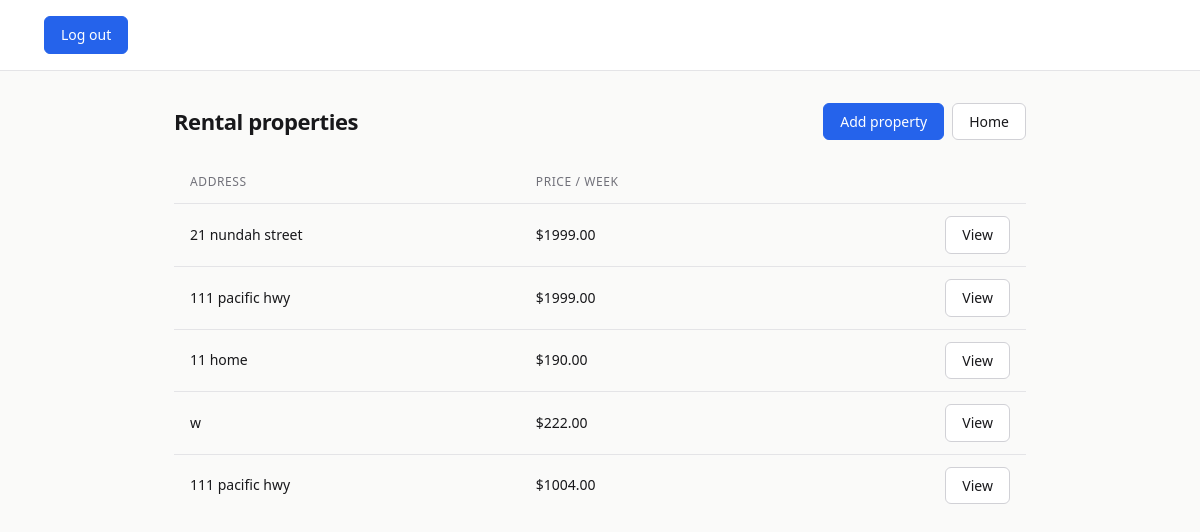
The app's page /propertytrack/rentals/, older data.
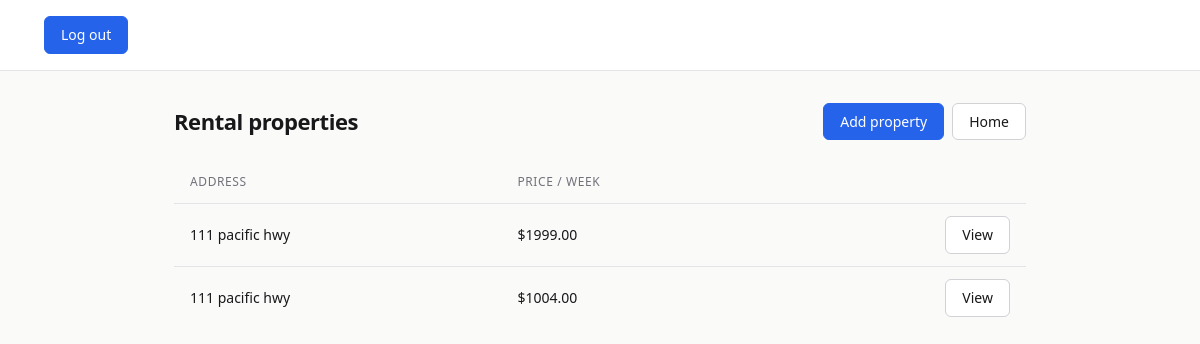
The same page, newer data.
### propertytrack/models.py (models this page shows, shortened)
class Rental(models.Model):
    address = models.CharField(max_length=255)
    rent_amount = models.DecimalField(max_digits=8, decimal_places=2)
    is_archived = models.BooleanField(default=False)
    created_at = models.DateTimeField(auto_now_add=True)

### propertytrack/views.py (the view)
# urls.py: path("rentals/", views.rental_list, name="rental_list"),
def rental_list(request):
    rentals = Rental.objects.filter(is_archived=False)
    return render(request, 'propertytrack/rentals/list.html', {'rentals': rentals})

### propertytrack/templates/propertytrack/rentals/list.html (shortened to what this page needs)
{% extends 'propertytrack/base.html' %}
{% block content %}
<div style="display: flex; justify-content: space-between; align-items: center; margin-bottom: 20px;">
    <h2>Rental properties</h2>
    <div style="display: flex; gap: 8px;">
        <a href="{% url 'propertytrack:rental_create' %}" class="btn btn-primary">Add property</a>
        <a href="{% url 'propertytrack:home' %}" class="btn">Home</a>
    </div>
</div>
<div class="table-wrap">
    {% if rentals %}
    <table>
        <thead>
            <tr>
                <th>Address</th>
                <th>Price / week</th>
                <th></th>
            </tr>
        </thead>
        <tbody>
            {% for rental in rentals %}
            <tr>
                <td>{{ rental.address }}</td>
                <td>${{ rental.rent_amount }}</td>
                <td style="text-align: right;">
                    <a href="{% url 'propertytrack:rental_detail' rental.id %}" class="btn btn-sm">View</a>
                </td>
            </tr>
            {% endfor %}
        </tbody>
    </table>
    {% else %}
    <p style="padding: 20px; color: var(--color-muted); font-size: 14px;">No properties yet. Add one to get started.</p>
    {% endif %}
</div>
{% endblock %}

Row changes from the older to the newer data that the page shows:
no longer on this page (row edited): Rental: address "21 nundah street", rent_amount "1999.00"
removed Rental: address "11 home", rent_amount "190.00"
removed Rental: address "w", rent_amount "222.00"
